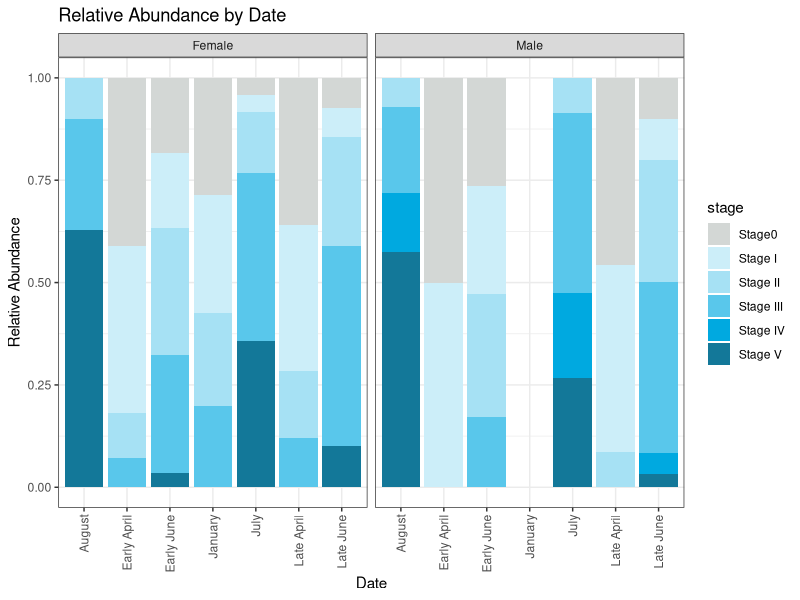

R code for this plot:
## ---- chunk 1
knitr::opts_chunk$set(echo = TRUE)
## ---- chunk 2
install.packages("ggpubr")
## ---- chunk 3
knitr::opts_chunk$set(echo = TRUE)

library(tidyverse)
library("RColorBrewer")
library(ggpubr)
## ---- chunk 4
library(readr)
data <- read_csv("../data/Szmant_Histology_data.csv", col_names = TRUE, na = c("", "NA")) %>%
select(month,sex, Stage0, StageI, StageII, StageIII, StageIV, StageV)
## ---- chunk 5
library(stringr)
#data <- data %>%
 # mutate(full_sample_id = ifelse(startsWith(full_sample_id, "AST"), 
                                 #gsub("-TP\\d+", "", full_sample_id), 
                                 #full_sample_id))
#data <- data %>%
  #filter(!timepoint=="TP0")
## ---- chunk 6

data <- data %>%
rowwise() %>%
mutate(total.gametes = sum(Stage0,StageI,StageII,StageIII,StageIV,StageV,na.rm = T))

## ---- chunk 7
data <- data %>%
  mutate(Stage0 = ifelse(total.gametes==0, 1, 0))
## ---- chunk 8
Rel.Abundance <- data %>%
  group_by(sex, month) %>%
  summarise(
    total_gametes = sum(total.gametes, na.rm = TRUE),
     Stage0 = sum(StageI, na.rm = TRUE),
    StageI = sum(StageI, na.rm = TRUE),
    StageII = sum(StageII, na.rm = TRUE),
    StageIII = sum(StageIII, na.rm = TRUE),
    StageIV = sum(StageIV, na.rm = TRUE),
    StageV = sum(StageV, na.rm = TRUE)
  ) %>%
  mutate(
    rel_abundance_Stage0 = StageI / total_gametes,
    rel_abundance_StageI = StageI / total_gametes,
    rel_abundance_StageII = StageII / total_gametes,
    rel_abundance_StageIII = StageIII / total_gametes,
    rel_abundance_StageIV = StageIV / total_gametes,
    rel_abundance_StageV = StageV / total_gametes
  )

#Rel.Abundance <- Rel.Abundance %>%
  #filter(!sex=="NA") %>%
  #filter(!treatment=="NA")
## ---- chunk 9
Rel.Abundance_long <- Rel.Abundance %>%
  pivot_longer(cols = starts_with("rel_abundance_stage"), 
               names_to = "stage", 
               values_to = "value") %>%
  mutate(stage = factor(stage, 
levels = c("rel_abundance_Stage0","rel_abundance_StageI", "rel_abundance_StageII", "rel_abundance_StageIII", "rel_abundance_StageIV", "rel_abundance_StageV"), 
                        labels = c("Stage 0","Stage I", "Stage II", "Stage III", "Stage IV", "Stage V")))

## ---- chunk 10
#Rel.Abundance_long_field <- Rel.Abundance_long %>%
  #filter(treatment=="Field")
 #mutate(date = as.Date(date, format = "%m/%d/%y"))  # Convert date column to Date type for proper ordering
## ---- chunk 11
#Rel.Abundance_long_field <- Rel.Abundance_long_field %>%
  #mutate(date = as.Date(date, format = "%m/%d/%y"))
## ---- chunk 12
# Reorder dates and relabel timepoints for field samples
#Rel.Abundance_long_field <- Rel.Abundance_long %>%
 # filter(treatment == "Field")%>%
#mutate(date = factor(date, levels = c("4/11/21", "4/29/21", "6/4/21", "6/26/21", "7/24/21", "9/2/21"), labels = c("Early April", "Late April", "Early June", "Late June", "July", "September")))



## ---- chunk 13
#Rel.Abundance_long_field <- Rel.Abundance_long_field %>%
 # mutate(month = case_when(
   # timepoint == "TP0" ~ "February",
   # timepoint == "TP1" ~ "March",
   # timepoint == "TP2" ~ "Early April",
   # timepoint == "TP3" ~ "Late April",
   # timepoint == "TP4" ~ "May",
    #timepoint == "TP5" ~ "June",
    #timepoint == "TP6" ~ "July",
    #timepoint == "TP7" ~ "August"
 # )) %>%
  #mutate(date = factor(date, levels = c("Early April", "Late April", "Early June", "Late June", "July", "September")))
## ---- chunk 14
ggplot(Rel.Abundance_long, aes(x = month, y = value, fill = stage)) +
  geom_bar(stat = "identity", position = "fill") +
  facet_grid(~ sex) +
  theme_minimal() +
  labs(
    title = "Relative Abundance by Date",
    x = "Date",
    y = "Relative Abundance",
    color = "Stage"
  ) +
  scale_fill_manual(
    values = c("#D3D7D5","#CCEEF9", "#A6E1F4", "#59C7EB", "#00A9E0", "#137899"),
    labels = c('Stage0','Stage I', 'Stage II', 'Stage III', 'Stage IV', 'Stage V')
  ) +
  #scale_x_date(date_labels = "%b %d, %Y", date_breaks = "4 day") +
  theme_bw()+
  theme(
    axis.text.x = element_text(angle = 90, vjust = 0.5, hjust=1)
  )

